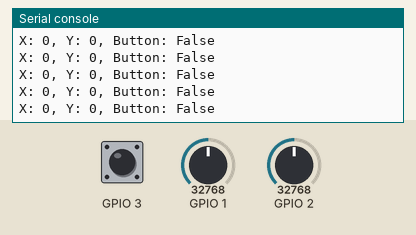
Simulated run of this program. Board: ESP32 board running MicroPython. On the bench: the last lines printed to the serial console. The inputs (shaded band) are chosen by the test bench; at power-on: GPIO 3 HIGH, GPIO 1 = 32768, GPIO 2 = 32768 (analog values on the 0–65535 scale).

Above: at 3.9 s.
4.0 s: GPIO 3 pulled LOW for 0.15 s
At 4.18 s:
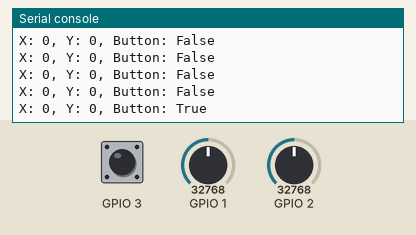
5.6 s: GPIO 1 set to 45874
At 5.94 s:
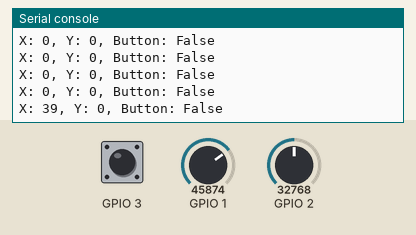
7.1 s: GPIO 2 set to 45874
At 7.19 s:
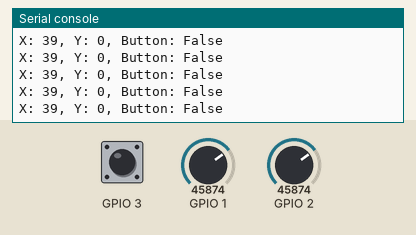
8.6 s: GPIO 3 pulled LOW for 1 s
At 8.94 s:
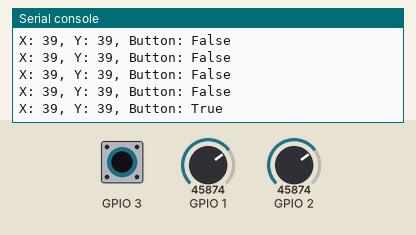
11.1 s: GPIO 1 set to 57670
At 11.2 s:
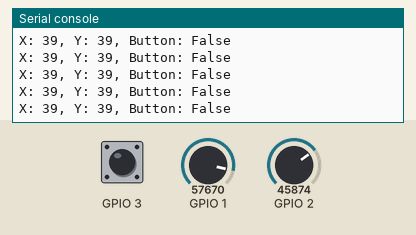
12.6 s: GPIO 2 set to 57670
At 12.7 s:
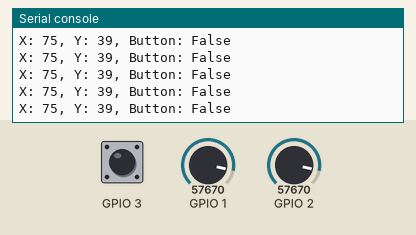
Timing chart, 0 to 15.1 s (numbered marks = the images above; inputs shaded):
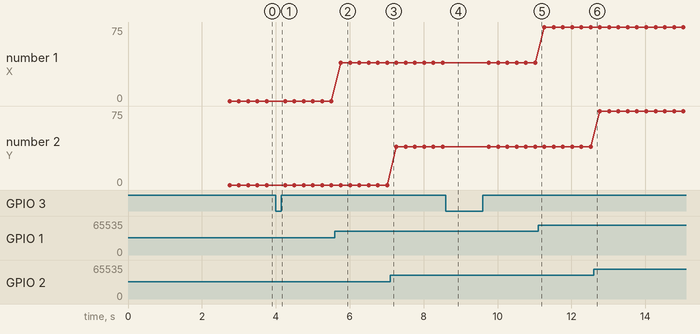

The program:

Joystick.py
```python
from machine import ADC, Pin
from time import sleep_ms
from sys import platform
from micropython import const

class Joystick:
    MaxRaw = const(65535)
    def __init__(self, PinX, PinY, PinButton=None, *, CalValues=10):
        self._jx = ADC(Pin(PinX))
        self._jy = ADC(Pin(PinY))

        if platform == "esp32":
            self._jx.width(ADC.WIDTH_12BIT)
            self._jy.width(ADC.WIDTH_12BIT)
            self._jx.atten(ADC.ATTN_11DB)
            self._jy.atten(ADC.ATTN_11DB)

        if PinButton:
            self._jb = Pin(PinButton, Pin.IN, Pin.PULL_UP)
        else:
            self._jb = None

        # Initial calibration
        if CalValues > 0:
            self._x_center, self._y_center = self.calibrate_center(CalValues)

    def calibrate_center(self, num_samples=10, delay_ms=1):
        """
        Calibrates the center value for both ADC pins.

        Args:
            num_samples (int): The number of samples to average for calibration.

        Returns:
            tuple: The calibrated center values for x and y axes.
        """
        total_x = 0
        total_y = 0
        for _ in range(num_samples):
            total_x += self._jx.read_u16()
            total_y += self._jy.read_u16()
            if delay_ms > 0:
                sleep_ms(delay_ms)
        center_x = total_x // num_samples
        center_y = total_y // num_samples
        return center_x, center_y

    @micropython.native
    def _scale_value(self, reading, center):
        """Scales the raw ADC value to a range of -100 to 100."""
        delta = reading - center
        if center == 0:
            return 0  # Prevent division by zero
        if delta >= 0:
            return (delta * 100) // (self.MaxRaw - center)
        else:
            return (delta * 100) // center

    @property
    @micropython.native
    def x(self):
        """Return x-axis value from -100 to 100."""
        return self._scale_value(self._jx.read_u16(), self._x_center)

    @property
    @micropython.native
    def y(self):
        """Return y-axis value from -100 to 100."""
        return self._scale_value(self._jy.read_u16(), self._y_center)

    @property
    @micropython.native
    def b(self):
        """Return button state, True if pressed, False otherwise."""
        if self._jb:
            return not self._jb.value()
        else:
            return None

if __name__ == "__main__":
    J = Joystick(1, 2, 3, CalValues=100)
    import time
    n = 1000
    t0 = time.ticks_us()
    for _ in range(n):
        J.x
        J.y
        J.b
    t1 = time.ticks_us()
    dt = time.ticks_diff(t1, t0)
    print(f'Getting Samples at {n/dt*1e3:2.2f} kHz')
    while True:
        print("X: {}, Y: {}, Button: {}".format(J.x, J.y, J.b))
        time.sleep_ms(250)  # Sleep for 250 milliseconds
```

Measured:
- after the input at 4.0 s, the serial console: prints a new line at once (image 1)
- after the input at 5.6 s, the serial console: prints a new line after 0.16 s (image 2)
- after the input at 8.6 s, the serial console: prints a new line after 0.16 s (image 4)
- plotted number 1: 0 → 39 after the input at 5.6 s, 39 → 75 after the input at 11.1 s
